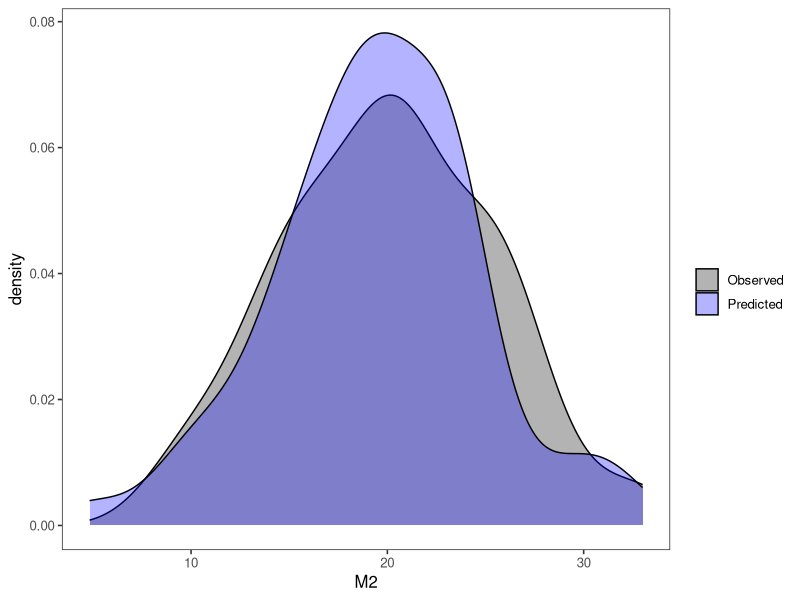
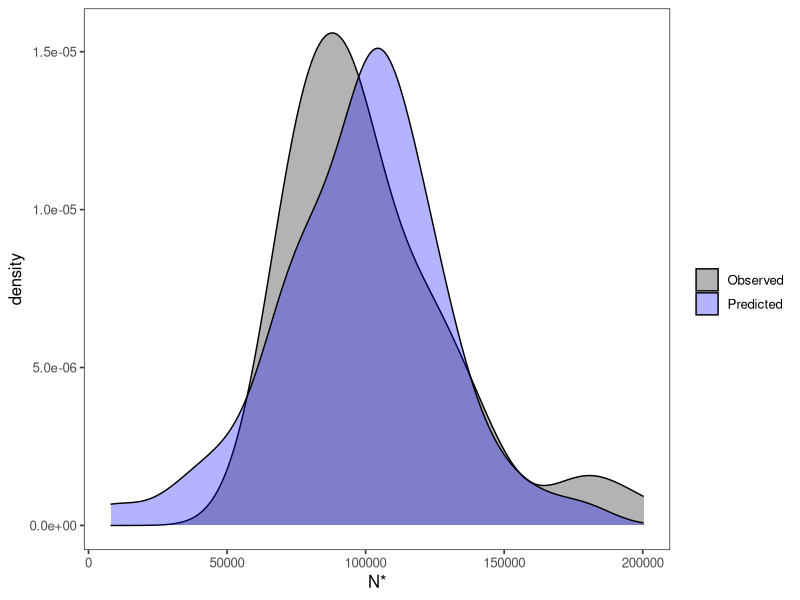

Reproduce these figures in R, in order.
## ---- chunk 1
library(data.table); library(ggplot2); library(reshape2)
theme_set(theme_bw(base_size=12)+ 
             theme(panel.grid.major = element_blank(), 
                   panel.grid.minor = element_blank()))
## ---- chunk 2
n1 = 2000
n2 = 1000
Em2 = 20
N = n1 * n2/Em2
## ---- chunk 3
set.seed(26)  #so that the values can be reproduced
m2 <- round(rnorm(60, 20, 5))
x.m2 <- mean(m2)
x.m2

sd.m2 <- sd(m2)
se.m2 <- sd.m2/sqrt(length(m2))
lci.m2 <- x.m2 - 1.96 * se.m2
uci.m2 <- x.m2 + 1.96 * se.m2
diff.m2 <- x.m2 - Em2
t.m2 <- diff.m2/se.m2
## ---- chunk 4
N_star <- ((n1 + 1) * (n2 + 1)/(m2 + 1)) - 1
x.N_star <- mean(N_star)
sd.N_star <- sd(N_star)
se.N_star <- sd.N_star/sqrt(length(N_star))
lci.N_star <- x.N_star - 1.96 * se.N_star
uci.N_star <- x.N_star + 1.96 * se.N_star
diff.N_star <- x.N_star - Em2
t.N_star <- diff.N_star/se.N_star
## ---- chunk 5
m2.table = data.table(parameter = c("mean", "sd", "se", "uci", "lci", "diff", 
    "t-stat"), value = format(c(x.m2, sd.m2, se.m2, lci.m2, uci.m2, diff.m2, 
    t.m2), scientific = FALSE, digits = 2))
m2.table
## ---- chunk 6
N.table = data.table(parameter = c("mean", "sd", "se", "uci", "lci", "diff", 
    "t-stat"), value = format(c(x.N_star, sd.N_star, se.N_star, lci.N_star, 
    uci.N_star, diff.N_star, t.N_star), scientific = FALSE, digits = 2))
N.table
## ---- chunk 7
df <- data.frame(m2=m2) # create a dataframe with m2values
x <- round(seq(5,35, length.out=length(df$m2)))
df$m2n <- rnorm(x, mean = Em2, sd = sd.m2)# create a normal draw with mean of E(m2) and sd of m2

df <- melt(df)

ggplot(df, aes(x=value, group=variable, fill=variable))+ geom_density(alpha=.3)+ 
                        scale_fill_manual(name="",
                         breaks=c("m2", "m2n"),
                         labels=c("Observed", "Predicted"),
                         values=c('black', 'blue'))+xlab('M2')



df <- data.frame(N_star=N_star) # create a dataframe with N* values
x <- seq(30000,230000, length.out=length(df$N_star)) 
df$N_starn <- rnorm(x, mean = N, sd = sd.N_star)# create a normal draw with mean of N and sd of N*
df <- melt(df)

 ggplot(df, aes(x=value, group=variable, fill=variable))+ geom_density(alpha=.3)+ 
                        scale_fill_manual(name="",
                         breaks=c("N_star", "N_starn"),
                         labels=c("Observed", "Predicted"),
                         values=c('black', 'blue'))+xlab('N*')
## ---- chunk 8
sessionInfo()
